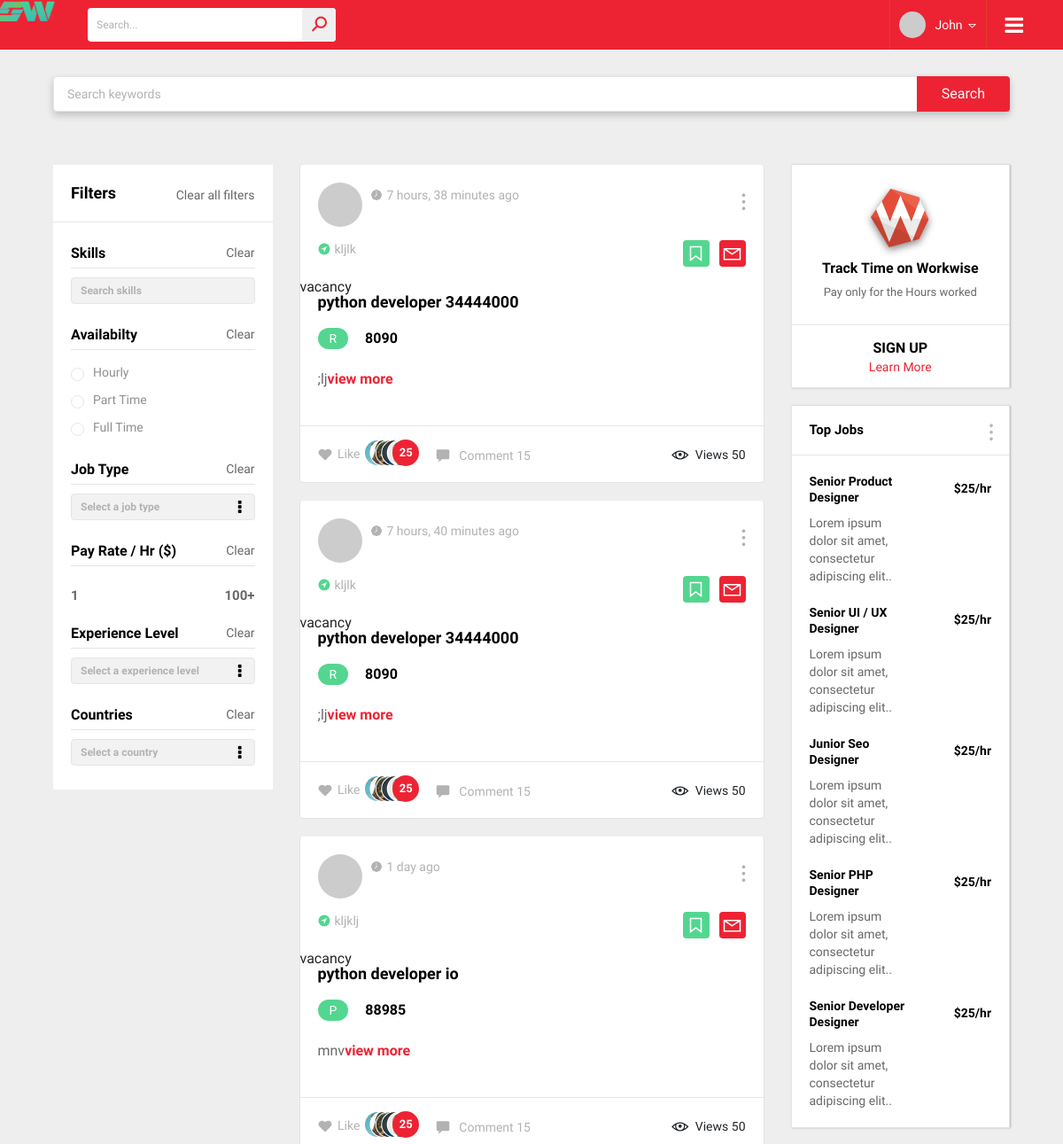
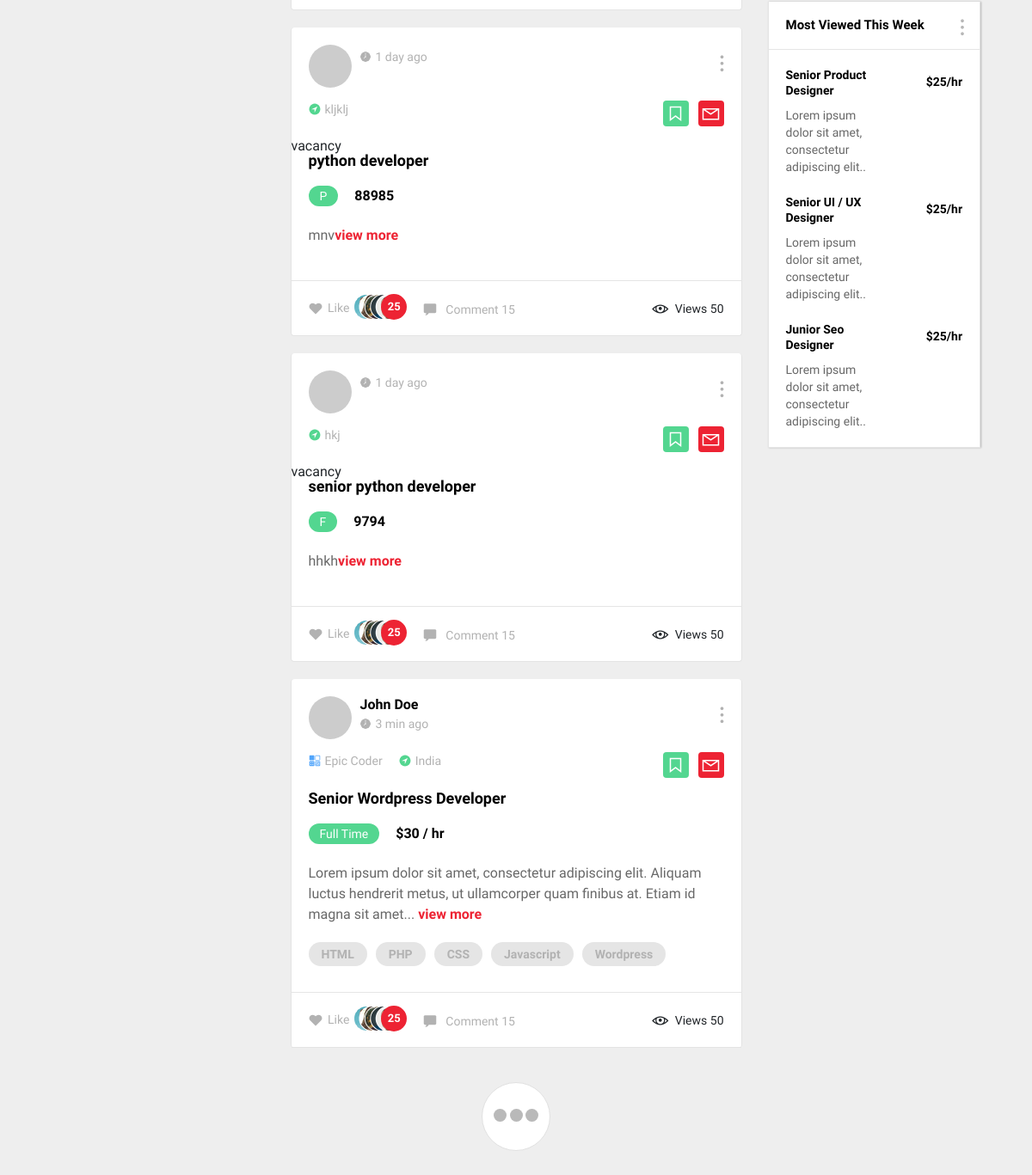
The page /job/list/ (signed in) on the database its author committed (2 pictures, top to bottom).
### Job/models.py (models this page shows, shortened)
class Job(models.Model):
    company               = models.ForeignKey(Company, on_delete=models.CASCADE, null=True, blank=True)
    position              = models.CharField(max_length=120)
    vacancy               = models.IntegerField(null=True, blank=True)
    job_context 	      = models.CharField(max_length=1500, null=True, blank=True)
    job_responsibility    = models.CharField(max_length=1500, null=True, blank=True)
    employment_status     = models.CharField(max_length=1, choices=EMPLOYMENT_STATUS_CHOICES, null=True, blank=True)
    educational_req       = models.CharField(max_length=1500, null=True, blank=True)
    experience_req        = models.CharField(max_length=1500, null=True, blank=True)
    additional_req        = models.CharField(max_length=1500, null=True, blank=True)
    job_location          = models.CharField(max_length=1500, null=True, blank=True)
    salaray               = models.IntegerField(null=True, blank=True)
    compensation          = models.CharField(max_length=1500, null=True, blank=True)
    application_deadline  = models.DateField(auto_now=False, auto_now_add=False, null=True, blank=True)
    application_procedure = models.CharField(max_length=1500, null=True, blank=True)
    publish_on     	 	  = models.DateTimeField(auto_now=True, auto_now_add=False)
    draft                 = models.BooleanField(default=False)
    slug                  = models.SlugField(unique=True, null=True, blank=True)
    objects = JobPostManager()
    class Meta:
        ordering = ["-publish_on"]

### Job/views.py (the view, shortened to what this page needs)
# urls.py: path('job/list/', job_list, name='job_list'),
def job_list(request):
	queryset_list = Job.objects.active() #.order_by("-timestamp")
	if request.user.is_staff or request.user.is_superuser:
		queryset_list = Job.objects.all()
	query = request.GET.get("q")
	paginator = Paginator(queryset_list, 8) # Show 25 contacts per page
	page_request_var = "page"
	page = request.GET.get(page_request_var)
	try:
		queryset = paginator.page(page)
	except PageNotAnInteger:
		queryset = paginator.page(1)
	except EmptyPage:
		queryset = paginator.page(paginator.num_pages)
	context = {
		"object_list": queryset,
		"page_request_var": page_request_var,
	}
	return render(request, "job/jobs.html", context)

### Job/models.py (called while the page is built)
    def not_draft(self):
        return self.filter(draft=True)

    def deadlined(self):
        return self.filter(application_deadline__lte=timezone.now()).not_draft()

    def get_queryset(self, *args, **kwargs):
        return JobPostQuerySet(self.model, using=self._db)

    def active(self, *args, **kwargs):
        return self.get_queryset().deadlined()

### templates/job/jobs.html (shortened to what this page needs)
{% extends "base.html" %}
{% load staticfiles %}
{% block content %}
<div class="wrapper">
	<header>
		<div class="container">
			<div class="header-data">
				<div class="logo">
					<a href="index.html" title=""><img src="images/logo.png" alt=""></a>
				</div>
				<div class="search-bar">
					<form>
						<input type="text" name="search" placeholder="Search...">
						<button type="submit"><i class="la la-search"></i></button>
					</form>
				</div>
				<div class="menu-btn">
					<a href="#" title=""><i class="fa fa-bars"></i></a>
				</div>
				<div class="user-account">
					<div class="user-info">
						<img src="http://via.placeholder.com/30x30" alt="">
						<a href="#" title="">John</a>
						<i class="la la-sort-down"></i>
					</div>
				</div>
			</div>
		</div>
	</header>
	<div class="search-sec">
		<div class="container">
			<div class="search-box">
				<form>
					<input type="text" name="search" placeholder="Search keywords">
					<button type="submit">Search</button>
				</form>
			</div>
		</div>
	</div>
	<main>
		<div class="main-section">
			<div class="container">
				<div class="main-section-data">
					<div class="row">
						<div class="col-lg-3">
							<div class="filter-secs">
								<div class="filter-heading">
									<h3>Filters</h3>
									<a href="#" title="">Clear all filters</a>
								</div>
								<div class="paddy">
									<div class="filter-dd">
										<div class="filter-ttl">
											<h3>Skills</h3>
											<a href="#" title="">Clear</a>
										</div>
										<form>
											<input type="text" name="search-skills" placeholder="Search skills">
										</form>
									</div>
									<div class="filter-dd">
										<div class="filter-ttl">
											<h3>Availabilty</h3>
											<a href="#" title="">Clear</a>
										</div>
										<ul class="avail-checks">
											<li>
												<label for="c1">
													<span></span>
												</label>
												<small>Hourly</small>
											</li>
											<li>
												<label for="c2">
													<span></span>
												</label>
												<small>Part Time</small>
											</li>
											<li>
												<label for="c3">
													<span></span>
												</label>
												<small>Full Time</small>
											</li>
										</ul>
									</div>
									<div class="filter-dd">
										<div class="filter-ttl">
											<h3>Job Type</h3>
											<a href="#" title="">Clear</a>
										</div>
										<form class="job-tp">
											<select>
												<option>Select a job type</option>
											</select>
											<i class="fa fa-ellipsis-v" aria-hidden="true"></i>
										</form>
									</div>
									<div class="filter-dd">
										<div class="filter-ttl">
											<h3>Pay Rate / Hr ($)</h3>
											<a href="#" title="">Clear</a>
										</div>
		                                <div class="rg-limit">
		                                	<h4>1</h4>
		                                	<h4>100+</h4>
		                                </div>
									</div>
									<div class="filter-dd">
										<div class="filter-ttl">
											<h3>Experience Level</h3>
											<a href="#" title="">Clear</a>
										</div>
										<form class="job-tp">
											<select>
												<option>Select a experience level</option>
											</select>
											<i class="fa fa-ellipsis-v" aria-hidden="true"></i>
										</form>
									</div>
									<div class="filter-dd">
										<div class="filter-ttl">
											<h3>Countries</h3>
											<a href="#" title="">Clear</a>
										</div>
										<form class="job-tp">
											<select>
												<option>Select a country</option>
											</select>
											<i class="fa fa-ellipsis-v" aria-hidden="true"></i>
										</form>
									</div>
								</div>
							</div>
						</div>
						<div class="col-lg-6">
							<div class="main-ws-sec">
								<div class="posts-section">
									{% for obj in object_list %}
									<div class="post-bar">
										<div class="post_topbar">
											<div class="usy-dt">
												<img src="http://via.placeholder.com/50x50" alt="">
												<div class="usy-name">
													<span><img src="images/clock.png" alt="">{{obj.publish_on|timesince}} ago</span>
												</div>
											</div>
											<div class="ed-opts">
												<a href="#" title="" class="ed-opts-open"><i class="la la-ellipsis-v"></i></a>
											</div>
										</div>
										<div class="epi-sec">
											<ul class="descp">
												<li><img src="images/icon9.png" alt=""><span>{{obj.job_location}}</span></li>
											</ul>
											<ul class="bk-links">
												<li><a href="#" title=""><i class="la la-bookmark"></i></a></li>
												<li><a href="#" title=""><i class="la la-envelope"></i></a></li>
											</ul>
										</div>
										vacancy
										<div class="job_descp">
											<h3>{{obj.position}}</h3>
											<ul class="job-dt">
												<li><a href="#" title="">{{obj.employment_status}}</a></li>
												<li><span>{{obj.salaray}}</span></li>
											</ul>
											<p>{{obj.job_context}}<a href="{% url 'Job:job_details' slug=obj.slug %}" title="">view more</a></p>
										</div>
										<div class="job-status-bar">
											<ul class="like-com">
												<li>
													<a href="#"><i class="la la-heart"></i> Like</a>
													<img src="images/liked-img.png" alt="">
													<span>25</span>
												</li>
												<li><a href="#" title="" class="com"><img src="images/com.png" alt=""> Comment 15</a></li>
											</ul>
											<a><i class="la la-eye"></i>Views 50</a>
										</div>
									</div>
									{% endfor %}
									<div class="posty">
										<div class="post-bar no-margin">
											<div class="post_topbar">
												<div class="usy-dt">
													<img src="http://via.placeholder.com/50x50" alt="">
													<div class="usy-name">
														<h3>John Doe</h3>
														<span><img src="images/clock.png" alt="">3 min ago</span>
													</div>
												</div>
												<div class="ed-opts">
													<a href="#" title="" class="ed-opts-open"><i class="la la-ellipsis-v"></i></a>
												</div>
											</div>
											<div class="epi-sec">
												<ul class="descp">
													<li><img src="images/icon8.png" alt=""><span>Epic Coder</span></li>
													<li><img src="images/icon9.png" alt=""><span>India</span></li>
												</ul>
												<ul class="bk-links">
													<li><a href="#" title=""><i class="la la-bookmark"></i></a></li>
													<li><a href="#" title=""><i class="la la-envelope"></i></a></li>
												</ul>
											</div>
											<div class="job_descp">
												<h3>Senior Wordpress Developer</h3>
												<ul class="job-dt">
													<li><a href="#" title="">Full Time</a></li>
													<li><span>$30 / hr</span></li>
												</ul>
												<p>Lorem ipsum dolor sit amet, consectetur adipiscing elit. Aliquam luctus hendrerit metus, ut ullamcorper quam finibus at. Etiam id magna sit amet... <a href="#" title="">view more</a></p>
												<ul class="skill-tags">
													<li><a href="#" title="">HTML</a></li>
													<li><a href="#" title="">PHP</a></li>
													<li><a href="#" title="">CSS</a></li>
													<li><a href="#" title="">Javascript</a></li>
													<li><a href="#" title="">Wordpress</a></li>
												</ul>
											</div>
											<div class="job-status-bar">
												<ul class="like-com">
													<li>
														<a href="#"><i class="la la-heart"></i> Like</a>
														<img src="images/liked-img.png" alt="">
														<span>25</span>
													</li>
													<li><a href="#" title="" class="com"><img src="images/com.png" alt=""> Comment 15</a></li>
												</ul>
												<a><i class="la la-eye"></i>Views 50</a>
											</div>
										</div>
									</div>
									<div class="process-comm">
										<div class="spinner">
											<div class="bounce1"></div>
											<div class="bounce2"></div>
											<div class="bounce3"></div>
										</div>
									</div>
								</div>
							</div>
						</div>
						<div class="col-lg-3">
							<div class="right-sidebar">
								<div class="widget widget-about">
									<img src="images/wd-logo.png" alt="">
									<h3>Track Time on Workwise</h3>
									<span>Pay only for the Hours worked</span>
									<div class="sign_link">
										<h3><a href="#" title="">Sign up</a></h3>
										<a href="#" title="">Learn More</a>
									</div>
								</div>
								<div class="widget widget-jobs">
									<div class="sd-title">
										<h3>Top Jobs</h3>
										<i class="la la-ellipsis-v"></i>
									</div>
									<div class="jobs-list">
										<div class="job-info">
											<div class="job-details">
												<h3>Senior Product Designer</h3>
												<p>Lorem ipsum dolor sit amet, consectetur adipiscing elit..</p>
											</div>
											<div class="hr-rate">
												<span>$25/hr</span>
											</div>
										</div>
										<div class="job-info">
											<div class="job-details">
												<h3>Senior UI / UX Designer</h3>
												<p>Lorem ipsum dolor sit amet, consectetur adipiscing elit..</p>
											</div>
											<div class="hr-rate">
												<span>$25/hr</span>
											</div>
										</div>
										<div class="job-info">
											<div class="job-details">
												<h3>Junior Seo Designer</h3>
												<p>Lorem ipsum dolor sit amet, consectetur adipiscing elit..</p>
											</div>
											<div class="hr-rate">
												<span>$25/hr</span>
											</div>
										</div>
										<div class="job-info">
											<div class="job-details">
												<h3>Senior PHP Designer</h3>
												<p>Lorem ipsum dolor sit amet, consectetur adipiscing elit..</p>
											</div>
											<div class="hr-rate">
												<span>$25/hr</span>
											</div>
										</div>
										<div class="job-info">
											<div class="job-details">
												<h3>Senior Developer Designer</h3>
												<p>Lorem ipsum dolor sit amet, consectetur adipiscing elit..</p>
											</div>
											<div class="hr-rate">
												<span>$25/hr</span>
											</div>
										</div>
									</div>
								</div>
								<div class="widget widget-jobs">
									<div class="sd-title">
										<h3>Most Viewed This Week</h3>
										<i class="la la-ellipsis-v"></i>
									</div>
									<div class="jobs-list">
										<div class="job-info">
											<div class="job-details">
												<h3>Senior Product Designer</h3>
												<p>Lorem ipsum dolor sit amet, consectetur adipiscing elit..</p>
											</div>
											<div class="hr-rate">
												<span>$25/hr</span>
											</div>
										</div>
										<div class="job-info">
											<div class="job-details">
												<h3>Senior UI / UX Designer</h3>
												<p>Lorem ipsum dolor sit amet, consectetur adipiscing elit..</p>
											</div>
											<div class="hr-rate">
												<span>$25/hr</span>
											</div>
										</div>
										<div class="job-info">
											<div class="job-details">
												<h3>Junior Seo Designer</h3>
												<p>Lorem ipsum dolor sit amet, consectetur adipiscing elit..</p>
											</div>
											<div class="hr-rate">
												<span>$25/hr</span>
											</div>
										</div>
									</div>
								</div>
							</div>
						</div>
					</div>
				</div>
			</div>
		</div>
	</main>
</div>
{% endblock content %}

### templates/base.html (shortened to what this page needs)
{% load staticfiles %}
<!DOCTYPE html>
<html>
	<head>
		<link rel="stylesheet" type="text/css" href='{% static "css/animate.css"%}'>
		<link rel="stylesheet" type="text/css" href='{% static "css/bootstrap.min.css"%}'>
		<link rel="stylesheet" type="text/css" href='{% static "css/line-awesome.css"%}'>
		<link rel="stylesheet" type="text/css" href='{% static "css/line-awesome-font-awesome.min.css"%}'>
		<link rel="stylesheet" type="text/css" href='{% static "css/font-awesome.min.css"%}'>
		<link rel="stylesheet" type="text/css" href='{% static "css/jquery.mCustomScrollbar.min.css"%}'>
		<link rel="stylesheet" type="text/css" href='{% static "lib/slick/slick.css"%}'>
		<link rel="stylesheet" type="text/css" href='{% static "lib/slick/slick-theme.css" %}'>
		<link rel="stylesheet" type="text/css" href='{% static "css/style.css" %}'>
		<link rel="stylesheet" type="text/css" href='{% static "css/responsive.css"%}'>
		<link rel="stylesheet" type="text/css" href='{% static "css/responsive.css"%}'>
	</head>
	<body>
		{% block content %}
		{% endblock content %}
	</body>
</html>

### static/css/responsive.css (style rules this page uses)
@media (max-width: 1200px) { .menu-btn { display: block; } }
@media (max-width: 1200px) { .widget-about h3 { font-size: 16px; } }
@media (max-width: 1200px) { .widget-about span { font-size: 13px; } }
@media (max-width: 1200px) { .job-details { width: 112px; } }
@media (max-width: 1200px) { .job-details h3 { line-height: 18px; } }
@media (max-width: 1200px) { .sd-title h3 { font-size: 15px; } }
@media (max-width: 1200px) { .hr-rate { margin-top: 10px; } }
@media (max-width: 1200px) { .filter-secs { margin-bottom: 40px; } }

### rows shown on the page
Job: publish_on "7 hours, 38 minutes", job_location "kljlk", position "python developer 34444000", employment_status "R", salaray "8090", job_context ";lj"
Job: publish_on "7 hours, 40 minutes", job_location "kljlk", position "python developer 34444000", employment_status "R", salaray "8090", job_context ";lj"
Job: publish_on "1 day", job_location "kljklj", position "python developer io", employment_status "P", salaray "88985", job_context "mnv"
Job: publish_on "1 day", job_location "kljklj", position "python developer", employment_status "P", salaray "88985", job_context "mnv"
Job: publish_on "1 day", job_location "hkj", position "senior python developer", employment_status "F", salaray "9794", job_context "hhkh"
